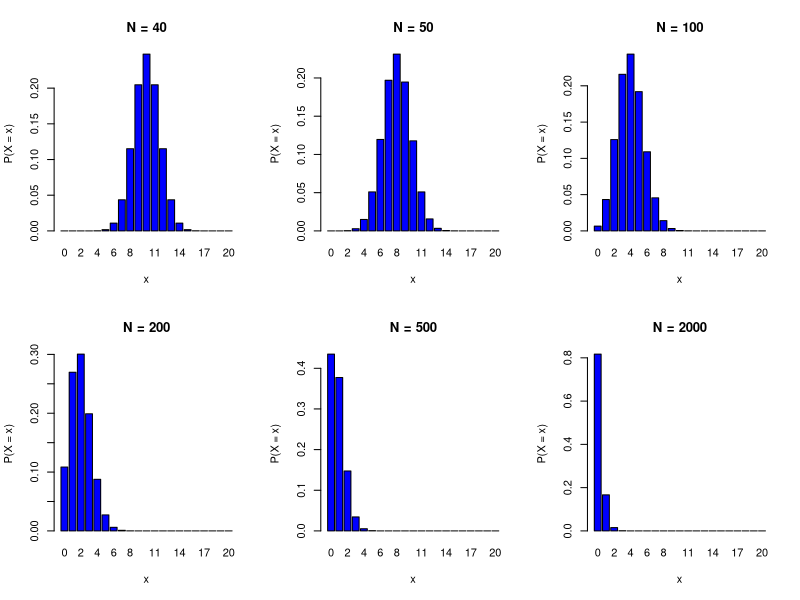
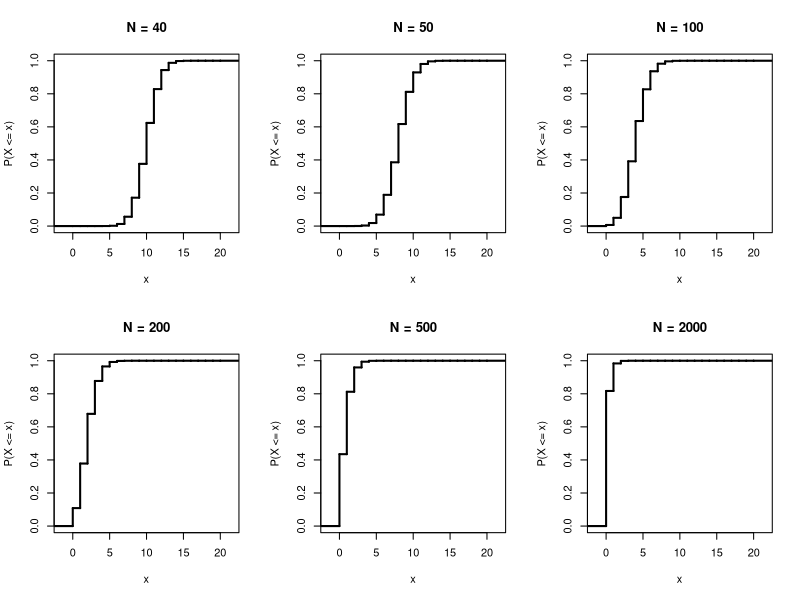

Here is the R script that generated these plots, in order:
# Date: Tuesday, August 7, 2012

#####################################
### Capture-Recapture Experiments ###
#####################################

# Consider a population of unknown size N.
# To get information about N, perform a
# capture-recapture experiment:
# 1st round: catch, mark and release again m individuals,
# 2nd round: catch anew k individuals and determine
#    X = number of marked individuals in second catch.
# We consider X as a random variable with hypergeometric
# distribution
#    Hyp(N, m, k)      (textbook convention)
#    hyper(m, N-m, k)  (R's convention)
# 
# A simple point estimator for N would be
#    N.est = m*k/X   (or m*k/(X+0.5)).
# Reason: After 1st round, the population contains
# m marked individuals out of N. If the sample in the
# 2nd round is "representative" of the population, we
# expect X/k to be similar to m/N. This leads to the
# equation X/k = m/N.est...

# General observation: The larger N is, the smaller X
# tends to be.


# Exercise: Visualize the distribution of X
# for various choices of m, k, N.
# Illustrate the previous observation.


m <- 20
k <- 20
N <- c(40,50,100,200,500,2000)
x <- 0:min(m,k)
x

par(mfrow=c(2,3))
# Show probability weights P(X = x):
for (i in 1:6)
{
	dx <- dhyper(x,m,N[i]-m,k)
	barplot(dx,names.arg=x,col="blue",
		main=paste("N = ", as.character(N[i]),sep=""),
		xlab="x",ylab="P(X = x)")
}
# Show distribution functions P(X <= x):
for (i in 1:6)
{
	Fx <- phyper(x,m,N[i]-m,k)
	sf <- stepfun(x,c(0,Fx))
	plot.stepfun(sf,lw=2,pch="",
		main=paste("N = ", as.character(N[i]),sep=""),
		xlab="x",ylab="P(X <= x)")
}